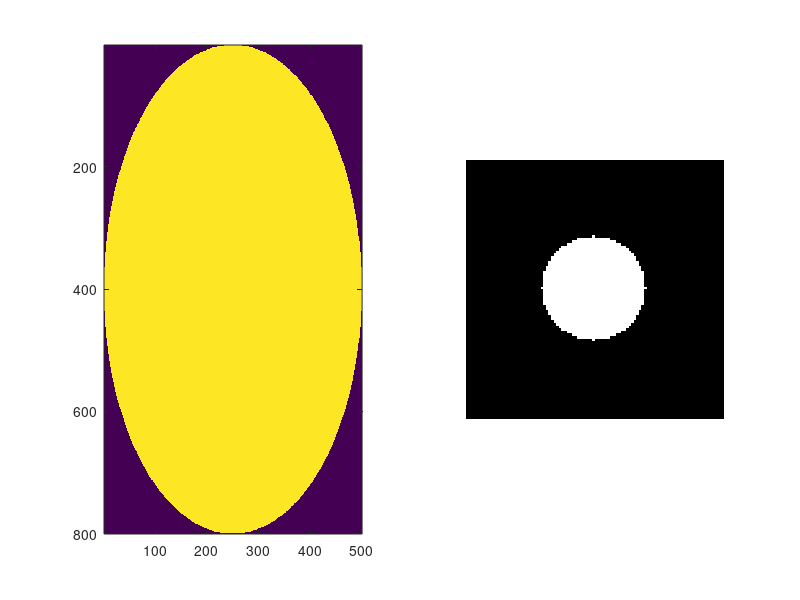

MATLAB code to generate this figure:
StimSizePix = [500 800];
[mX, mY] = meshgrid(1:StimSizePix(1), 1:StimSizePix(2));
maskcenter = StimSizePix/2;
maskradius = StimSizePix/2; % Adjust the radius as needed


maskmat = (mX / (StimSizePix(1)/2)).^2 + ...
    (mY / (StimSizePix(2)/2)).^2 <= 1; % Equation of an oval

dH = (mX - maskcenter(1)) / maskradius(1);
dV = (mY- maskcenter(2)) / maskradius(2);

% Create a binary mask where points inside the ellipse are ones and outside are zeros
maskmat = (dH.^2 + dV.^2 <= 1);
maskbg = ~isnan(maskmat).* 0.5;

subplot(1,2,1);imagesc(maskmat)
subplot(1,2,2);imagesc(maskbg)


%%
masktext(:,:,2) = maskmat;



% Define the size of the image
imageSize = [100, 100]; % Adjust the size as needed

% Create a grid of coordinates
[x, y] = meshgrid(1:imageSize(2), 1:imageSize(1));

% Define the center and radius of the circle
center = [50, 50]; % Adjust the center as needed
radius = 20; % Adjust the radius as needed

% Create a binary mask where the circle is ones and the background is zeros
binaryMask = (x - center(1)).^2 + (y - center(2)).^2 <= radius^2;

% Display the mask
imshow(binaryMask);







%StimMask = Screen('MakeTexture', monitor.w, uint8(masktext));